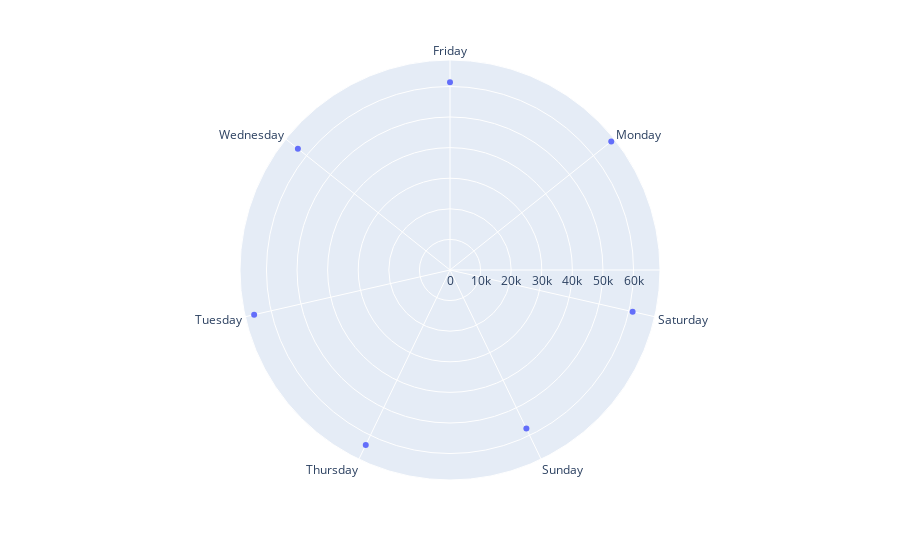

Write notebook code for a chart like this one.
### Code cell
fig = px.scatter_polar(day, r='messagecount', theta='day_of_date')
fig.update_traces()
fig.update_layout(polar=dict(radialaxis=dict(visible=True,)),)
fig.show()

### Figure 1 — Plotly figure (JSON) as saved in the notebook; plotly's stock layout.template omitted (floating-point values rounded to 4 significant figures)
{"data": [{"hovertemplate": "messagecount=%{r}<br>day_of_date=%{theta}<extra></extra>", "legendgroup": "", "marker": {"color": "#636efa", "symbol": "circle"}, "mode": "markers", "name": "", "r": [61386, 67423, 61234, 57530, 63468, 65672, 63598], "showlegend": false, "subplot": "polar", "theta": ["Friday", "Monday", "Saturday", "Sunday", "Thursday", "Tuesday", "Wednesday"], "type": "scatterpolar"}], "layout": {"legend": {"tracegroupgap": 0}, "margin": {"t": 60}, "polar": {"angularaxis": {"direction": "clockwise", "rotation": 90}, "domain": {"x": [0, 1], "y": [0, 1]}, "radialaxis": {"visible": true}}}}
